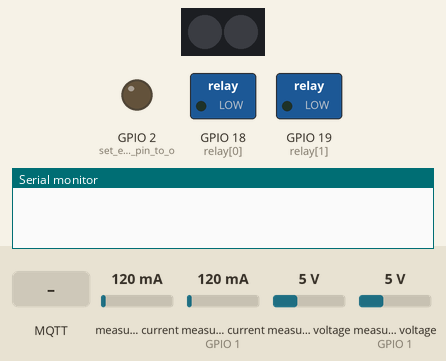
The program below on a simulated ESP32. On the bench: 2 RGB LEDs in strip order, left to right, switched loads named in the program (green lamp = pin HIGH), output pins drawn as LEDs (lit = HIGH), the last lines printed to the serial monitor. Inputs (shaded band) come from the test bench; at power-on: measured current 120 mA, measured current (sensor on GPIO 1) 120 mA, measured voltage 5 V, measured voltage (sensor on GPIO 1) 5 V. WiFi joins after 1.5 s; servers stay silent unless stated; no MQTT or app messages arrive unless stated.

Above: at 0.01 s.
At 4.1 s:
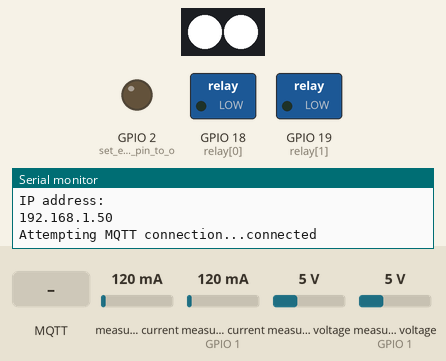
4.2 s: MQTT message "Qw121212" arrives on the first subscribed topic
At 4.9 s:
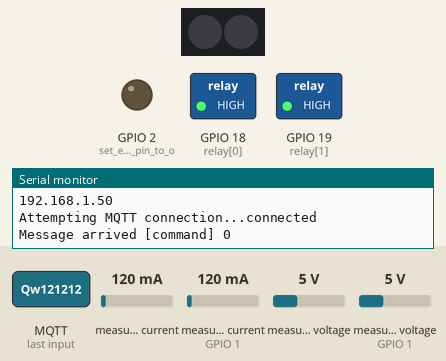
Timing chart, 0 to 7.2 s (numbered marks = the images above; inputs shaded):
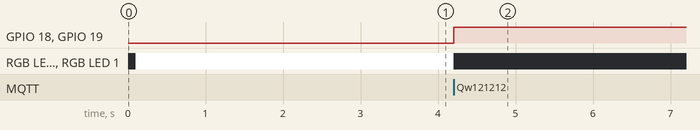

Measured:
- after the input at 4.2 s, GPIO 18 (relay[0]), GPIO 19 (relay[1]): LOW → HIGH at once; RGB LED 0, RGB LED 1: RGB(255, 255, 255) → off at once

The program:

main.cpp
```cpp
#include <header.h>

BLYNK_WRITE(V3)
{
  int slider = param.asInt();
  Serial.println(slider);
}

BLYNK_CONNECTED()
{
  Blynk.virtualWrite(V0, 0);
  Blynk.virtualWrite(V1, 0);
  Blynk.virtualWrite(V2, 0);
}

void BlynkMsgUp()
{
  Blynk.virtualWrite(V0, (double)ina_voltage);
  Blynk.virtualWrite(V1, (double)ina_current);
  Blynk.virtualWrite(V2, (double)ina_power);
}

BLYNK_WRITE(2)
{
  int value = param.asInt();
  digitalWrite(2, value);
}

void callback(char *topic, byte *payload, unsigned int length) // the call back function which gets called with incoming MQTT messages
{
  // prints the incoming message topic to serial for debugging
  Serial.print("Message arrived [");
  Serial.print(topic);
  Serial.print("] ");

  StaticJsonDocument<256> payload_JSON;           // make a new JSON document to put the data into
  deserializeJson(payload_JSON, payload, length); // convert the character array  to a JSON document
  // content = payload_JSON["content"];              // stores the content parameter from the JSON document to the address *content
  // Serial.println(content);                        // prints the content to serial for debugging
  // message = content;                              // store the content of the telegram message in the variable
  int command = payload_JSON["command"];
  Serial.println(command);
  loadUpdate(command);

  // // if statement to check the content value and respond to it
  // if (strcmp(content, "Toggle") == 0)
  // {
  //   digitalWrite(LED_BUILTIN, !digitalRead(LED_BUILTIN));
  // }
  // else if (strcmp(content, "/off") == 0)
  // {
  //   digitalWrite(LED_BUILTIN, LOW);
  // }
  // else if (strcmp(content, "/on") == 0)
  // {
  //   digitalWrite(LED_BUILTIN, HIGH);
  // }
  // else if (strcmp(content, "Blink") == 0)
  // {
  //   for (int i = 0; i < 4; i++)
  //   {
  //     digitalWrite(LED_BUILTIN, !digitalRead(LED_BUILTIN));
  //     delay(100);
  //     digitalWrite(LED_BUILTIN, !digitalRead(LED_BUILTIN));
  //     delay(100);
  //   }
  // }
}

void setup() // the setup function runs only once after startup
{

  delay(100);         // a delay to make sure the generation is complete before doing anything else
  Serial.begin(9600); // start the serial interface to report back through the USB for debugging
  while (!Serial)     // wait until serial is active before continuing
    ;
  // while (!display.begin(SSD1306_SWITCHCAPVCC, 0x3C)) // wait until the display object is active before continuing
  //   ;                                                //
  while (!ina219.begin()) // wait until the power monitor object is active before continuing
    ;                     //
  while (!ina219_B.begin()) // wait until the power monitor object is active before continuing
    ;                     //

  for (int i = 0; i < 2; i++)
  {
    pinMode(relay[i], OUTPUT);
    digitalWrite(relay[i], 0);
  }

  pixels.begin();
  pixels.clear();
  for (int i = 0; i < 2; i++)
  {
    pixels.setPixelColor(i, pixels.Color(255, 255, 255));
    pixels.show();
    }

  // pinMode(ledPin, OUTPUT); // set LED pin to output pin
  // pinMode(potPin, INPUT);  // set potentiometer pin to input pin
  pinMode(2, OUTPUT);      // set embedded LED pin to output pin

  Blynk.begin(BLYNK_AUTH_TOKEN, ssid, password);
  while (!Blynk.connected())
    ;

  Serial.print("Connecting to "); // send to serial that WiFi connection is being attempted
  Serial.println(ssid);           // show ssid of the network you're trying to connect to
  WiFi.mode(WIFI_STA);
  WiFi.begin(ssid, password);           // initiate the WiFi connection
  while (WiFi.status() != WL_CONNECTED) // wait until WiFi is connected
    ;

  Serial.println("WiFi connected"); // prints that the WiFi is connected to serial for debugging
  Serial.println("IP address: ");   //
  Serial.println(WiFi.localIP());   // prints the current IP address to serial for debugging
                                    //
  // IPAddress mqtt_server(192, 168, 133, 179);
  IPAddress mqtt_server(192, WiFi.localIP()[1], WiFi.localIP()[2], 35);

  client.setServer(mqtt_server, 1883); // set the IP address and port of the MQTT broker
  client.setCallback(callback);        // set the callback function

  // display.display(); // start the OLED display
  // delay(500);        // pause to make sure the display is ready

  // display.clearDisplay();      // clear the display
  // display.setTextSize(2);      // set the font size to x2
  // display.setTextColor(WHITE); // set font color to white
  // display.setCursor(10, 0);    // position curser in x = 10 and y = 0
  // display.print("working!");   // print working in the display
  // display.display();           // send the previous commands to the display
  delay(1000); // wait to make sure the display is displaying correctly

  timer.setInterval(100L, BlynkMsgUp);
}

void loop() // the loop function runs continuously
{

  if (!client.connected()) // make sure the MQTT client is active
  {                        //
    reconnect();           // reconnect to the MQTT client
  }

  // float potin = analogRead(potPin);         // get a reading from the potentiometer
  // float potin_per = potin * 100 / 4095;     // calculate the reading as a percentage
  // float brightness = potin_per * 255 / 100; // calculate the brightness equivalent

  // ina_power = ina219.getPower_mW();
  // ina_current = ina219.getCurrent_mA();
  // ina_voltage = ina219.getBusVoltage_V();
  // analogWrite(ledPin, brightness);                  // output the brightness value as PWM to the LED
  // displayLoop(ina_power, ina_current, ina_voltage); // display the percentage on the OLED display

  unsigned long now = millis();      // the current time in ms
  if (now - lastMsg > 400)           // compare the current time with the time of the last message
  {                                  //
    lastMsg = now;                   // set the last message time to now
    StaticJsonDocument<256> PubJSON; // make a new JSON document to put the data into
    char buffer[256];                // make a buffer variable to store the data to temporarily
    // PubJSON["potin_per"] = potin_per;   // add the data to the JSON document
    // PubJSON["brightness"] = brightness; // add the data to the JSON document
    // PubJSON["ina_power"] = ina_power;
    // PubJSON["ina_current"] = ina_current;
    // PubJSON["ina_voltage"] = ina_voltage;

    PubJSON["power_A"] = ina219.getPower_mW();
    PubJSON["current_A"] = ina219.getCurrent_mA();
    PubJSON["voltage_A"] = ina219.getBusVoltage_V();

    PubJSON["power_in"] = ina219_B.getPower_mW();
    PubJSON["current_in"] = ina219_B.getCurrent_mA();
    PubJSON["voltage_in"] = ina219_B.getBusVoltage_V();

    size_t n = serializeJson(PubJSON, buffer); // convert the JSON document to a character array to send over the MQTT protocol
    // Serial.println(buffer);                     // prints the output to serial for debugging
    client.publish("load_data", buffer, n); // sends the data to the host through the MQTT protocol
    // Serial.println(ina_power);
    // digitalWrite(19, !digitalRead(19));
  }

  // if (timeToFlip > 0)
  // {
  //   timeToFlip -= 1;
  // }
  // else
  // {
  //   digitalWrite(19, !digitalRead(19));
  //   timeToFlip = 10;
  // }

  client.loop(); // required for the MQTT client to function correctly
  Blynk.run();
  timer.run();
  pixels.show();
}

void reconnect() // reconnects to the MQTT client
{

  while (!client.connected()) // check whether the client is connected
  {
    Serial.print("Attempting MQTT connection..."); // prints to serial for debugging
    // WiFi.mode(WIFI_STA);
    if (client.connect("ESP32-1"))               // Attempt to connect
    {                                            //
      Serial.println("connected");               // prints to serial for debugging
      client.publish("outTopic", "hello world"); // once connected, publish an announcement
      client.subscribe("command");            // resubscribe
    }
    else
    {
      // display.setTextSize(1);                   //
      // display.clearDisplay();                   //
      // display.setCursor(0, 0);                  // display the error and the server ip for debugging
      // display.println("failed to connect to:"); //
      // display.setTextSize(2);                   //

      Serial.print("failed, rc=");               // prints to serial for debugging
      Serial.print(client.state());              // prints the error to serial for debugging
      Serial.println(" try again in 5 seconds"); // prints to serial for debugging
      delay(5000);                               // Wait 5 seconds before retrying
    }
  }
}

void displayLoop(float ina_power, float ina_current, float ina_voltage) // prints the current PWM percentage and the last message to the OLED
{
  // display.clearDisplay();     //
  // display.setCursor(30, 0);   //
  // display.println("Power:");  //
  // display.setCursor(30, 16);  //
  // display.print(ina_power);   //
  // display.print("mW");        //
  // display.setCursor(30, 32);  //
  // display.print(ina_current); //
  // display.print("mA");        //
  // display.setCursor(30, 48);  //
  // display.print(ina_voltage); //
  // display.print("V");         //
  // display.setTextSize(2);     //
  // display.display();          //
}

void loadUpdate(int command){
  if (command > 1)
  {
    for (int i = 0; i < 2; i++)
    {
      pixels.setPixelColor(i, pixels.Color(255, 255, 255));
      pixels.show();
      digitalWrite(relay[i], 0);
    }
  } else if (command > 0)
  {
    for (int i = 0; i < 2; i++)
    {
      pixels.setPixelColor(i, pixels.Color(255, 255, 255));
      pixels.show();
      digitalWrite(relay[i], 1);
    }
  } else {
    for (int i = 0; i < 2; i++)
    {
      pixels.setPixelColor(i, pixels.Color(0, 0, 0));
      pixels.show();
      digitalWrite(relay[i], 1);
    }
  }

}
```

header.h
```cpp
// Blynk ID
#define BLYNK_TEMPLATE_ID "TMPL6XMgI0VSM"
#define BLYNK_TEMPLATE_NAME "SDP main"
#define BLYNK_AUTH_TOKEN "gPoPXkBMeM_3oGP4xFw7K0lLi8Rnkz3y"

// libraries:

#include <Arduino.h> // include the arduino platform
#include <string>    // include the String library

// include necessary libraries for the modules to work
#include <SPI.h>              // the protocol used to communicate to the OLED display and the power monitor
#include <Wire.h>             // required for the Adafruit_SSD1306 and
#include <Adafruit_GFX.h>     // also required for the Adafruit_SSD1306 and Adafruit_INA219 libraries
#include <Adafruit_SSD1306.h> // the library used to control the OLED display
#include <Adafruit_INA219.h>  // the library used to get readings from the power monitor

#include <ArduinoJson.h>   // used to conveniently make and modify JSON files
#include <ArduinoJson.hpp> //

#include <BlynkSimpleEsp32.h> // used to communicate with Blynk server

#include <WiFi.h>         // the library used to turn on and use WiFi
#include <PubSubClient.h> // the library managing the MQTT protocol to communicate with the Host over WiFi

// defining constants and declarations:

#define SCREEN_WIDTH 128 // OLED display width, in pixels
#define SCREEN_HEIGHT 64 // OLED display height, in pixels
#define OLED_RESET -1    // Reset pin for the OLED display

int ledPin = 13; // the pin # the LED is connected to
int potPin = 34; // the pin # the potentiometer is connected to
// int relayPin1 = 18;
// int relayPin2 = 19;
const char *content = "no messages yet"; // declares and initializes a pointer to store the latest message recieved from Telegram
int command = 3;                         // declares and initializes a pointer to store the latest command
String message = "No messages yet";      // a variable used to store the incoming telegram message
unsigned long lastMsg = millis();        // a variable used to set the frequency of the data reports
double ina_power;
double ina_current;
double ina_voltage;
int timeToFlip = 10;

void reconnect();                                                        // declaration of the function used to reconnect to the MQTT broker
void displayLoop(float ina_power, float ina_current, float ina_voltage); // declaration of the display loop

void loadUpdate(int command);
int relay[] = {18, 19};

// other wifi cred
const char *ssid = "W";            // WiFi ssid
const char *password = "12121212"; // WiFi password
// const char *mqtt_server = "broker.mqttdashboard.com";

// const char *ssid = "Nutmeg-2.4GHz";       // WiFi ssid
// const char *password = "Qw121212";        // WiFi password

// objects generation:

Adafruit_SSD1306 display(SCREEN_WIDTH, SCREEN_HEIGHT, &Wire, OLED_RESET); // the display object used to control the OLED display
Adafruit_INA219 ina219;                                                   // the object used to communicate with the power monitor module
Adafruit_INA219 ina219_B(0x41);
WiFiClient espClient;           // initialization of the onboard WiFi client
PubSubClient client(espClient); // the initialization of the PubSubClient used for the MQTT protocol
BlynkTimer timer;               // an object used for timing the messages


#include <Adafruit_NeoPixel.h>
#ifdef __AVR__
#include <avr/power.h> // Required for 16 MHz Adafruit Trinket
#endif

Adafruit_NeoPixel pixels(2, 23, NEO_GRB + NEO_KHZ800);
```
